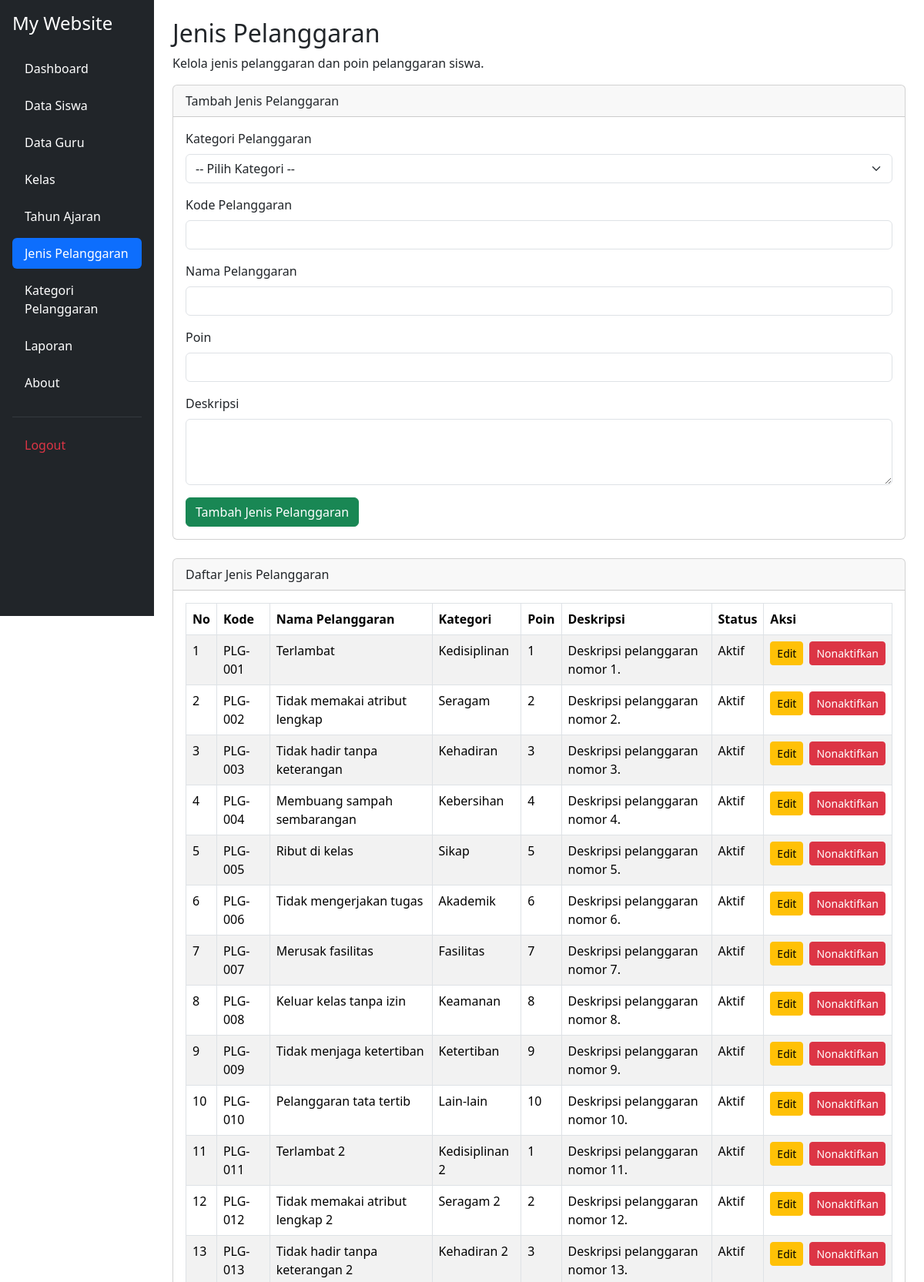
Page /jenis_pelanggaran.php (signed in, upper part) on the committed database.
### tables this page shows
CREATE TABLE `t_pelanggaran` (
  `id` int(11) NOT NULL,
  `pelanggaran_kategori_id` int(11) NOT NULL,
  `kode` varchar(30) NOT NULL,
  `nama` varchar(150) NOT NULL,
  `poin` int(11) NOT NULL,
  `deskripsi` text NOT NULL,
  `status_aktif` tinyint(1) NOT NULL,
  `created_at` timestamp NOT NULL DEFAULT current_timestamp(),
  `updated_at` timestamp NOT NULL DEFAULT current_timestamp()
);

CREATE TABLE `t_pelanggaran_kategori` (
  `id` int(11) NOT NULL,
  `nama` varchar(100) NOT NULL,
  `deskripsi` text NOT NULL,
  `status_aktif` tinyint(1) NOT NULL,
  `created_at` timestamp NOT NULL DEFAULT current_timestamp(),
  `updated_at` timestamp NOT NULL DEFAULT current_timestamp()
);

### jenis_pelanggaran.php (the view, shortened to what this page needs)
<?php
include 'config/koneksi.php';
$data_edit = null;
$query = mysqli_query(
    $koneksi,
    "SELECT p.*, k.nama AS nama_kategori
     FROM t_pelanggaran p
     LEFT JOIN t_pelanggaran_kategori k
        ON p.pelanggaran_kategori_id = k.id
     ORDER BY p.id ASC"
);
?>
<!DOCTYPE html>
<html lang="id">
<head>
    <link href="https://cdn.jsdelivr.net/npm/bootstrap@5.3.3/dist/css/bootstrap.min.css"
          rel="stylesheet">
</head>
<body>
<div class="container-fluid">
    <div class="row">
        <?php include 'includes/sidebar.php'; ?>
        <main class="col-md-9 col-lg-10 p-4 ms-md-auto">
            <h2>Jenis Pelanggaran</h2>
            <p>Kelola jenis pelanggaran dan poin pelanggaran siswa.</p>
            <div class="card mb-4">
                <div class="card-header">
                    <?= $data_edit ? 'Edit Jenis Pelanggaran' : 'Tambah Jenis Pelanggaran' ?>
                </div>
                <div class="card-body">
                    <form method="POST"
                          action="<?= $data_edit
                              ? 'jenis_pelanggaran.php?edit=' . (int) $data_edit['id']
                              : 'jenis_pelanggaran.php' ?>">
                        <div class="mb-3">
                            <label class="form-label">Kategori Pelanggaran</label>
                            <select name="pelanggaran_kategori_id"
                                    class="form-select" required>
                                <option value="">-- Pilih Kategori --</option>
                            </select>
                        </div>
                        <div class="mb-3">
                            <label class="form-label">Kode Pelanggaran</label>
                            <input type="text" name="kode"
                                   class="form-control" maxlength="30"
                                   required
                                   value="<?= htmlspecialchars($data_edit['kode'] ?? '') ?>">
                        </div>
                        <div class="mb-3">
                            <label class="form-label">Nama Pelanggaran</label>
                            <input type="text" name="nama"
                                   class="form-control" maxlength="150"
                                   required
                                   value="<?= htmlspecialchars($data_edit['nama'] ?? '') ?>">
                        </div>
                        <div class="mb-3">
                            <label class="form-label">Poin</label>
                            <input type="number" name="poin"
                                   class="form-control" min="0"
                                   required
                                   value="<?= htmlspecialchars((string) ($data_edit['poin'] ?? '')) ?>">
                        </div>
                        <div class="mb-3">
                            <label class="form-label">Deskripsi</label>
                            <textarea name="deskripsi"
                                      class="form-control"
                                      rows="3"><?= htmlspecialchars($data_edit['deskripsi'] ?? '') ?></textarea>
                        </div>
                        <?php if ($data_edit) { ?>
                            <button type="submit" name="edit"
                                    class="btn btn-primary">
                                Simpan Perubahan
                            </button>
                            <a href="jenis_pelanggaran.php"
                               class="btn btn-secondary">Batal</a>
                        <?php } else { ?>
                            <button type="submit" name="tambah"
                                    class="btn btn-success">
                                Tambah Jenis Pelanggaran
                            </button>
                        <?php } ?>
                    </form>
                </div>
            </div>
            <div class="card">
                <div class="card-header">Daftar Jenis Pelanggaran</div>
                <div class="card-body table-responsive">
                    <table class="table table-bordered table-striped">
                        <thead>
                            <tr>
                                <th>No</th>
                                <th>Kode</th>
                                <th>Nama Pelanggaran</th>
                                <th>Kategori</th>
                                <th>Poin</th>
                                <th>Deskripsi</th>
                                <th>Status</th>
                                <th>Aksi</th>
                            </tr>
                        </thead>
                        <tbody>
                            <?php
                            $no = 1;
                            while ($data = mysqli_fetch_assoc($query)) {
                            ?>
                                <tr>
                                    <td><?= $no++ ?></td>
                                    <td><?= htmlspecialchars($data['kode']) ?></td>
                                    <td><?= htmlspecialchars($data['nama']) ?></td>
                                    <td><?= htmlspecialchars($data['nama_kategori'] ?? '-') ?></td>
                                    <td><?= (int) $data['poin'] ?></td>
                                    <td><?= htmlspecialchars($data['deskripsi'] ?? '') ?></td>
                                    <td>
                                        <?= $data['status_aktif'] == 1
                                            ? 'Aktif'
                                            : 'Tidak Aktif' ?>
                                    </td>
<td>
    <div class="d-flex align-items-center gap-2 flex-nowrap">
        <a href="jenis_pelanggaran.php?edit=<?= (int) $data['id'] ?>"
           class="btn btn-warning btn-sm">
            Edit
        </a>
        <?php if ($data['status_aktif'] == 1) { ?>
            <form method="POST"
                  action="jenis_pelanggaran.php"
                  class="m-0"
                  onsubmit="return confirm('Yakin ingin menonaktifkan jenis pelanggaran ini?')">
                <button type="submit"
                        name="nonaktifkan"
                        class="btn btn-danger btn-sm text-nowrap">
                    Nonaktifkan
                </button>
            </form>
        <?php } ?>
    </div>
</td>
                                </tr>
                            <?php } ?>
                        </tbody>
                    </table>
                </div>
            </div>
        </main>
    </div>
</div>
</body>
</html>

### rows in the picture
t_pelanggaran: kode "PLG-001", nama "Terlambat", pelanggaran_kategori.nama "Kedisiplinan", poin "1", deskripsi "Deskripsi pelanggaran nomor 1.", status_aktif "Aktif"
t_pelanggaran: kode "PLG-002", nama "Tidak memakai atribut lengkap", pelanggaran_kategori.nama "Seragam", poin "2", deskripsi "Deskripsi pelanggaran nomor 2.", status_aktif "Aktif"
t_pelanggaran: kode "PLG-003", nama "Tidak hadir tanpa keterangan", pelanggaran_kategori.nama "Kehadiran", poin "3", deskripsi "Deskripsi pelanggaran nomor 3.", status_aktif "Aktif"
t_pelanggaran: kode "PLG-004", nama "Membuang sampah sembarangan", pelanggaran_kategori.nama "Kebersihan", poin "4", deskripsi "Deskripsi pelanggaran nomor 4.", status_aktif "Aktif"
t_pelanggaran: kode "PLG-005", nama "Ribut di kelas", pelanggaran_kategori.nama "Sikap", poin "5", deskripsi "Deskripsi pelanggaran nomor 5.", status_aktif "Aktif"
t_pelanggaran: kode "PLG-006", nama "Tidak mengerjakan tugas", pelanggaran_kategori.nama "Akademik", poin "6", deskripsi "Deskripsi pelanggaran nomor 6.", status_aktif "Aktif"
t_pelanggaran: kode "PLG-007", nama "Merusak fasilitas", pelanggaran_kategori.nama "Fasilitas", poin "7", deskripsi "Deskripsi pelanggaran nomor 7.", status_aktif "Aktif"
t_pelanggaran: kode "PLG-008", nama "Keluar kelas tanpa izin", pelanggaran_kategori.nama "Keamanan", poin "8", deskripsi "Deskripsi pelanggaran nomor 8.", status_aktif "Aktif"
t_pelanggaran: kode "PLG-009", nama "Tidak menjaga ketertiban", pelanggaran_kategori.nama "Ketertiban", poin "9", deskripsi "Deskripsi pelanggaran nomor 9.", status_aktif "Aktif"
t_pelanggaran: kode "PLG-010", nama "Pelanggaran tata tertib", pelanggaran_kategori.nama "Lain-lain", poin "10", deskripsi "Deskripsi pelanggaran nomor 10.", status_aktif "Aktif"
t_pelanggaran: kode "PLG-011", nama "Terlambat 2", pelanggaran_kategori.nama "Kedisiplinan 2", poin "1", deskripsi "Deskripsi pelanggaran nomor 11.", status_aktif "Aktif"
t_pelanggaran: kode "PLG-012", nama "Tidak memakai atribut lengkap 2", pelanggaran_kategori.nama "Seragam 2", poin "2", deskripsi "Deskripsi pelanggaran nomor 12.", status_aktif "Aktif"
t_pelanggaran: kode "PLG-013", nama "Tidak hadir tanpa keterangan 2", pelanggaran_kategori.nama "Kehadiran 2", poin "3", deskripsi "Deskripsi pelanggaran nomor 13.", status_aktif "Aktif"
